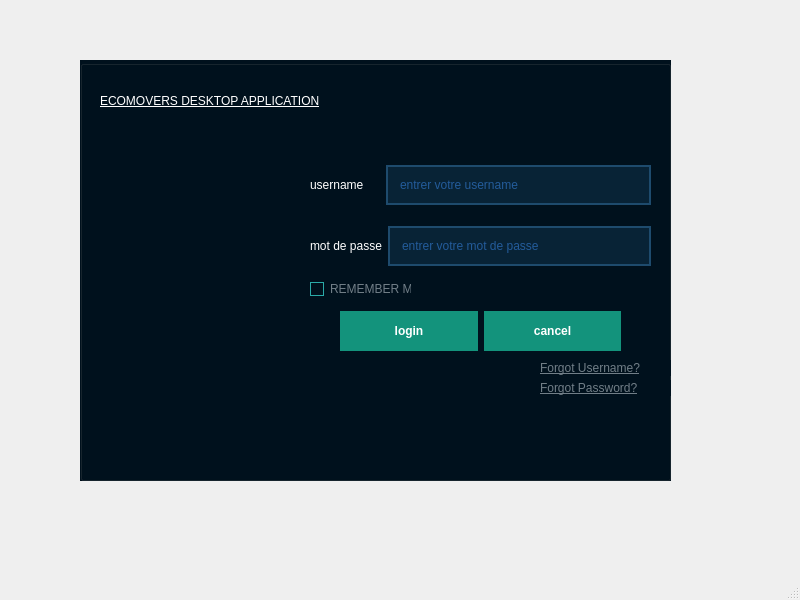
<?xml version="1.0" encoding="UTF-8"?>
<ui version="4.0">
 <class>Login</class>
 <widget class="QMainWindow" name="Login">
  <property name="geometry">
   <rect>
    <x>0</x>
    <y>0</y>
    <width>800</width>
    <height>600</height>
   </rect>
  </property>
  <property name="windowTitle">
   <string>LOGIN</string>
  </property>
  <widget class="QWidget" name="centralwidget">
   <widget class="QGroupBox" name="groupBox">
    <property name="geometry">
     <rect>
      <x>80</x>
      <y>60</y>
      <width>591</width>
      <height>421</height>
     </rect>
    </property>
    <property name="styleSheet">
     <string notr="true">
/*-----QWidget-----*/
QWidget
{
	background-color: #00111d;
	color: #000000;
	border-color: #000000;

}


/*-----QLabel-----*/
QLabel
{
	background-color: #00111d;
	color: #717e87;
	border-color: #000000;

}


/*-----QPushButton-----*/
QPushButton
{
	background-color: #3de6af;
	color: #000000;
	border-style: solid;
	border-color: #000000;
	font-weight : bold;
	padding: 13px;

}


QPushButton::hover
{
	background-color: #3dffaf;
	color: #000000;
	border-style: solid;
	border-color: #000000;
	font-weight : bold;
	padding: 13px;

}


QPushButton::pressed
{
	background-color: #3dc8af;
	color: #000000;
	border-style: solid;
	border-color: #000000;
	font-weight : bold;
	padding: 13px;

}


/*-----QToolButton-----*/
QToolButton
{
	background-color: #00111d;
	color: #000000;
	border-style: solid;
	border-color: #000000;
	padding: 5px;

}


QToolButton::hover
{
	background-color: #00111d;
	color: #000000;
	border-style: solid;
	border-width: 1px;
	border-color: #01dcff;

}


QToolButton::pressed
{
	background-color: #01dcff;
	color: #000000;
	border-style: solid;
	border-width: 1px;
	border-color: #01dcff;

}


/*-----QLineEdit-----*/
QLineEdit
{
	background-color: #082336;
	color: #3e93ff;
	border-style: solid;
	border-width: 2px;
	border-color: #1e4b6d;
	padding: 10px;

}


QLineEdit::hover
{
	background-color: #082336;
	color: #3e93ca;
	border-style: solid;
	border-width: 2px;
	border-color: #01dcff;
	padding: 10px;

}


QLineEdit::focus
{
	
	color: #3e93ca;
	border-style: solid;
	border-width: 2px;
	border-color: #01dcff;
	padding: 10px;

}


/*-----QCheckBox-----*/
QCheckBox
{
	background-color: transparent;
	color: #717e87;
	border-color: #000000;

}


QCheckBox::indicator
{
    color: #b1b1b1;
    background-color: #00111d;
    border: 1px solid #2aaaa8;
    width: 12px;
    height: 12px;

}


QCheckBox::indicator:checked
{
    image:url(&quot;./ressources/check.png&quot;); /*To replace*/
	background-color: #1f2b2b;
    border: 1px solid #2aaaa8;

}


QCheckBox::indicator:unchecked:hover
{
    border: 1px solid #2aaaa8;

}


QCheckBox::disabled
{
	color: #656565;

}


QCheckBox::indicator:disabled
{
	background-color: #656565;
	color: #656565;
    border: 1px solid #656565;

}


</string>
    </property>
    <property name="title">
     <string/>
    </property>
    <widget class="QLabel" name="label_3">
     <property name="geometry">
      <rect>
       <x>20</x>
       <y>120</y>
       <width>171</width>
       <height>251</height>
      </rect>
     </property>
     <property name="text">
      <string/>
     </property>
     <property name="pixmap">
      <pixmap>../login2.png</pixmap>
     </property>
     <property name="scaledContents">
      <bool>true</bool>
     </property>
    </widget>
    <widget class="QCheckBox" name="checkBox">
     <property name="geometry">
      <rect>
       <x>230</x>
       <y>220</y>
       <width>101</width>
       <height>18</height>
      </rect>
     </property>
     <property name="text">
      <string>REMEMBER ME</string>
     </property>
    </widget>
    <widget class="QLabel" name="label_4">
     <property name="geometry">
      <rect>
       <x>460</x>
       <y>320</y>
       <width>131</width>
       <height>16</height>
      </rect>
     </property>
     <property name="styleSheet">
      <string notr="true">font: 8pt &quot;MS Shell Dlg 2&quot;;
text-decoration: underline;</string>
     </property>
     <property name="text">
      <string>Forgot Password?</string>
     </property>
    </widget>
    <widget class="QLabel" name="label_5">
     <property name="geometry">
      <rect>
       <x>460</x>
       <y>300</y>
       <width>131</width>
       <height>16</height>
      </rect>
     </property>
     <property name="styleSheet">
      <string notr="true">text-decoration: underline;</string>
     </property>
     <property name="text">
      <string>Forgot Username?</string>
     </property>
    </widget>
    <widget class="QLabel" name="label_6">
     <property name="geometry">
      <rect>
       <x>20</x>
       <y>30</y>
       <width>401</width>
       <height>21</height>
      </rect>
     </property>
     <property name="styleSheet">
      <string notr="true">color: rgb(255, 255, 255);
font: 18pt &quot;Bauhaus 93&quot;;
text-decoration: underline;</string>
     </property>
     <property name="text">
      <string>ECOMOVERS DESKTOP APPLICATION</string>
     </property>
    </widget>
    <widget class="QWidget" name="">
     <property name="geometry">
      <rect>
       <x>230</x>
       <y>90</y>
       <width>341</width>
       <height>131</height>
      </rect>
     </property>
     <layout class="QVBoxLayout" name="verticalLayout">
      <item>
       <layout class="QHBoxLayout" name="horizontalLayout">
        <item>
         <widget class="QLabel" name="label">
          <property name="styleSheet">
           <string notr="true">color: rgb(255, 255, 255);</string>
          </property>
          <property name="text">
           <string>username     </string>
          </property>
         </widget>
        </item>
        <item>
         <widget class="QLineEdit" name="lineEdit_username">
          <property name="placeholderText">
           <string>entrer votre username</string>
          </property>
         </widget>
        </item>
       </layout>
      </item>
      <item>
       <layout class="QHBoxLayout" name="horizontalLayout_2">
        <item>
         <widget class="QLabel" name="label_2">
          <property name="styleSheet">
           <string notr="true">color: rgb(255, 255, 255);</string>
          </property>
          <property name="text">
           <string>mot de passe</string>
          </property>
         </widget>
        </item>
        <item>
         <widget class="QLineEdit" name="lineEdit_password">
          <property name="dragEnabled">
           <bool>false</bool>
          </property>
          <property name="readOnly">
           <bool>false</bool>
          </property>
          <property name="placeholderText">
           <string>entrer votre mot de passe</string>
          </property>
         </widget>
        </item>
       </layout>
      </item>
     </layout>
    </widget>
    <widget class="QWidget" name="">
     <property name="geometry">
      <rect>
       <x>260</x>
       <y>250</y>
       <width>281</width>
       <height>42</height>
      </rect>
     </property>
     <layout class="QHBoxLayout" name="horizontalLayout_3">
      <item>
       <widget class="QPushButton" name="pushButton_Login">
        <property name="styleSheet">
         <string notr="true">background-color: rgb(19, 147, 124);
color: rgb(255, 255, 255);</string>
        </property>
        <property name="text">
         <string>login</string>
        </property>
       </widget>
      </item>
      <item>
       <widget class="QPushButton" name="pushButton_Login_2">
        <property name="styleSheet">
         <string notr="true">background-color: rgb(19, 147, 124);
color: rgb(255, 255, 255);</string>
        </property>
        <property name="text">
         <string>cancel</string>
        </property>
       </widget>
      </item>
     </layout>
    </widget>
   </widget>
  </widget>
  <widget class="QMenuBar" name="menubar">
   <property name="geometry">
    <rect>
     <x>0</x>
     <y>0</y>
     <width>800</width>
     <height>22</height>
    </rect>
   </property>
  </widget>
  <widget class="QStatusBar" name="statusbar"/>
 </widget>
 <resources/>
 <connections/>
</ui>
